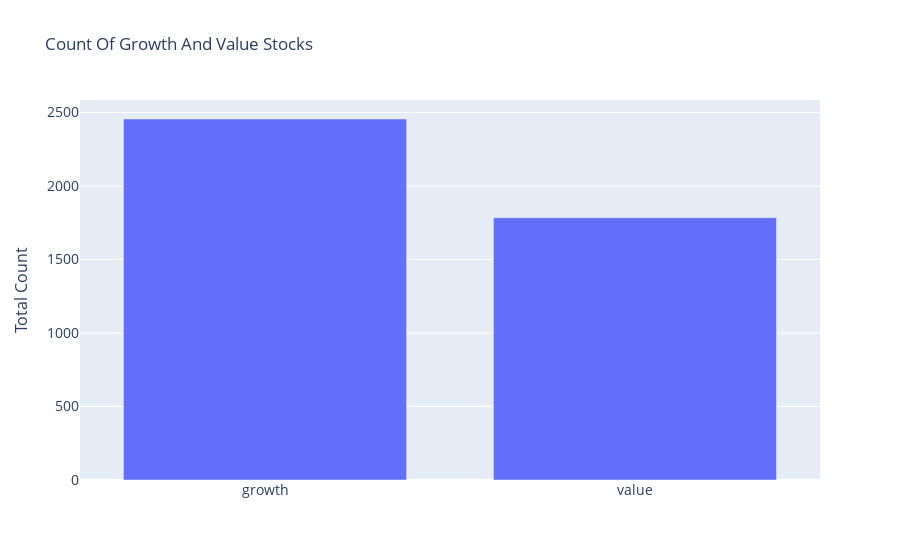

The notebook cell saved with this chart:
### Code cell
labels = ['growth', 'value']
y = companies.groupby('sector')['growth'].value_counts()
fig = go.Figure([go.Bar(x=labels, y=y)])
fig.update_layout(
    title='Count Of Growth And Value Stocks',
    xaxis_tickfont_size=14,
    yaxis=dict(
        title='Total Count',
        titlefont_size=16,
        tickfont_size=14,
    ),
    legend=dict(
        x=0,
        y=1.0,
        bgcolor='rgba(255, 255, 255, 0)',
        bordercolor='rgba(255, 255, 255, 0)'
    ),
    barmode='group',
    bargap=0.15, # gap between bars of adjacent location coordinates.
    bargroupgap=0.1 # gap between bars of the same location coordinate.
)
fig.show()

### Figure 1 — Plotly figure (JSON) as saved in the notebook; plotly's stock layout.template omitted (floating-point values rounded to 4 significant figures)
{"data": [{"type": "bar", "x": ["growth", "value"], "y": [2455, 1784, 3385, 1687, 4755, 2846, 2283, 1782, 2874, 1428, 5015, 2974, 3105, 2248, 1510, 435]}], "layout": {"bargap": 0.15, "bargroupgap": 0.1, "barmode": "group", "legend": {"bgcolor": "rgba(255, 255, 255, 0)", "bordercolor": "rgba(255, 255, 255, 0)", "x": 0, "y": 1}, "title": {"text": "Count Of Growth And Value Stocks"}, "xaxis": {"tickfont": {"size": 14}}, "yaxis": {"tickfont": {"size": 14}, "title": {"font": {"size": 16}, "text": "Total Count"}}}}
